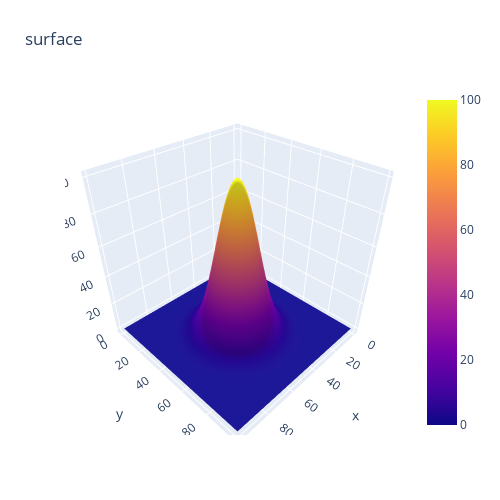

The notebook cell saved with this chart:
### Code cell
import plotly.graph_objects as go
n, m = 100, 100

# ng = lambda i, j: noise_generator([i/n, j/m]) * 10 + 6
noise = np.array([[ng(np.array([i/n, j/n])) for j in range(n)] for i in range(n)])

fig = go.Figure(data=[
    go.Surface(z=noise)
    ])
fig.update_layout(title='surface', autosize=False,
                  width=500, height=500,
                  margin=dict(l=65, r=50, b=65, t=90))

fig.show()

### Figure 1 — Plotly figure (JSON) as saved in the notebook; plotly's stock layout.template omitted (floating-point values rounded to 4 significant figures; data arrays with more than 128 entries replaced by an {"elided": "..."} marker saying what was removed)
{"data": [{"type": "surface", "z": {"elided": "100x100 float values"}}], "layout": {"autosize": false, "height": 500, "margin": {"b": 65, "l": 65, "r": 50, "t": 90}, "title": {"text": "surface"}, "width": 500}}
